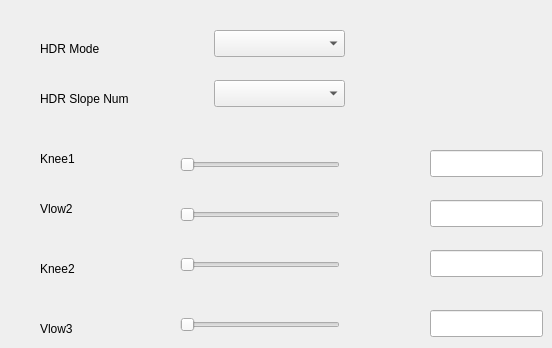
    <widget class="QWidget" name="HDR">
     <attribute name="title">
      <string>HDR</string>
     </attribute>
     <widget class="QLabel" name="label0801">
      <property name="geometry">
       <rect>
        <x>40</x>
        <y>40</y>
        <width>91</width>
        <height>17</height>
       </rect>
      </property>
      <property name="text">
       <string>HDR Mode</string>
      </property>
     </widget>
     <widget class="QLabel" name="label0802">
      <property name="geometry">
       <rect>
        <x>40</x>
        <y>90</y>
        <width>121</width>
        <height>17</height>
       </rect>
      </property>
      <property name="text">
       <string>HDR Slope Num</string>
      </property>
     </widget>
     <widget class="QLabel" name="label0803">
      <property name="geometry">
       <rect>
        <x>40</x>
        <y>150</y>
        <width>67</width>
        <height>17</height>
       </rect>
      </property>
      <property name="text">
       <string>Knee1</string>
      </property>
     </widget>
     <widget class="QLabel" name="label0804">
      <property name="geometry">
       <rect>
        <x>40</x>
        <y>200</y>
        <width>67</width>
        <height>17</height>
       </rect>
      </property>
      <property name="text">
       <string>Vlow2</string>
      </property>
     </widget>
     <widget class="QLabel" name="label0805">
      <property name="geometry">
       <rect>
        <x>40</x>
        <y>260</y>
        <width>67</width>
        <height>17</height>
       </rect>
      </property>
      <property name="text">
       <string>Knee2</string>
      </property>
     </widget>
     <widget class="QLabel" name="label0806">
      <property name="geometry">
       <rect>
        <x>40</x>
        <y>320</y>
        <width>67</width>
        <height>17</height>
       </rect>
      </property>
      <property name="text">
       <string>Vlow3</string>
      </property>
     </widget>
     <widget class="QComboBox" name="hdrMode">
      <property name="geometry">
       <rect>
        <x>214</x>
        <y>30</y>
        <width>131</width>
        <height>27</height>
       </rect>
      </property>
     </widget>
     <widget class="QComboBox" name="hdrSlope">
      <property name="geometry">
       <rect>
        <x>214</x>
        <y>80</y>
        <width>131</width>
        <height>27</height>
       </rect>
      </property>
     </widget>
     <widget class="QSlider" name="hdrKnee1Slider">
      <property name="geometry">
       <rect>
        <x>180</x>
        <y>150</y>
        <width>160</width>
        <height>29</height>
       </rect>
      </property>
      <property name="orientation">
       <enum>Qt::Horizontal</enum>
      </property>
     </widget>
     <widget class="QSlider" name="hdrVlow2Slider">
      <property name="geometry">
       <rect>
        <x>180</x>
        <y>200</y>
        <width>160</width>
        <height>29</height>
       </rect>
      </property>
      <property name="orientation">
       <enum>Qt::Horizontal</enum>
      </property>
     </widget>
     <widget class="QSlider" name="hdrKnee2Slider">
      <property name="geometry">
       <rect>
        <x>180</x>
        <y>250</y>
        <width>160</width>
        <height>29</height>
       </rect>
      </property>
      <property name="orientation">
       <enum>Qt::Horizontal</enum>
      </property>
     </widget>
     <widget class="QSlider" name="hdrVlow3Slider">
      <property name="geometry">
       <rect>
        <x>180</x>
        <y>310</y>
        <width>160</width>
        <height>29</height>
       </rect>
      </property>
      <property name="orientation">
       <enum>Qt::Horizontal</enum>
      </property>
     </widget>
     <widget class="QLineEdit" name="hdrKnee1Edit">
      <property name="geometry">
       <rect>
        <x>430</x>
        <y>150</y>
        <width>113</width>
        <height>27</height>
       </rect>
      </property>
     </widget>
     <widget class="QLineEdit" name="hdrVlow2Edit">
      <property name="geometry">
       <rect>
        <x>430</x>
        <y>200</y>
        <width>113</width>
        <height>27</height>
       </rect>
      </property>
     </widget>
     <widget class="QLineEdit" name="hdrKnee2Edit">
      <property name="geometry">
       <rect>
        <x>430</x>
        <y>250</y>
        <width>113</width>
        <height>27</height>
       </rect>
      </property>
     </widget>
     <widget class="QLineEdit" name="hdrVlow3Edit">
      <property name="geometry">
       <rect>
        <x>430</x>
        <y>310</y>
        <width>113</width>
        <height>27</height>
       </rect>
      </property>
     </widget>
    </widget>
